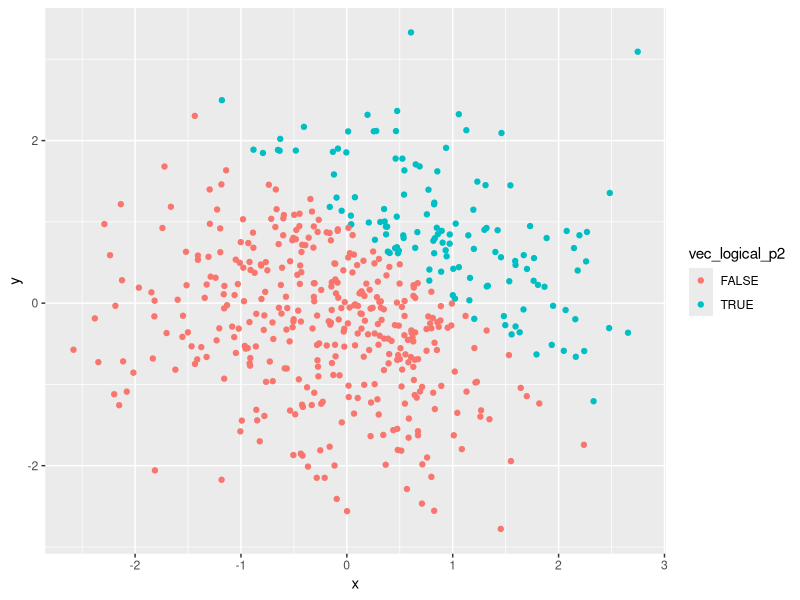
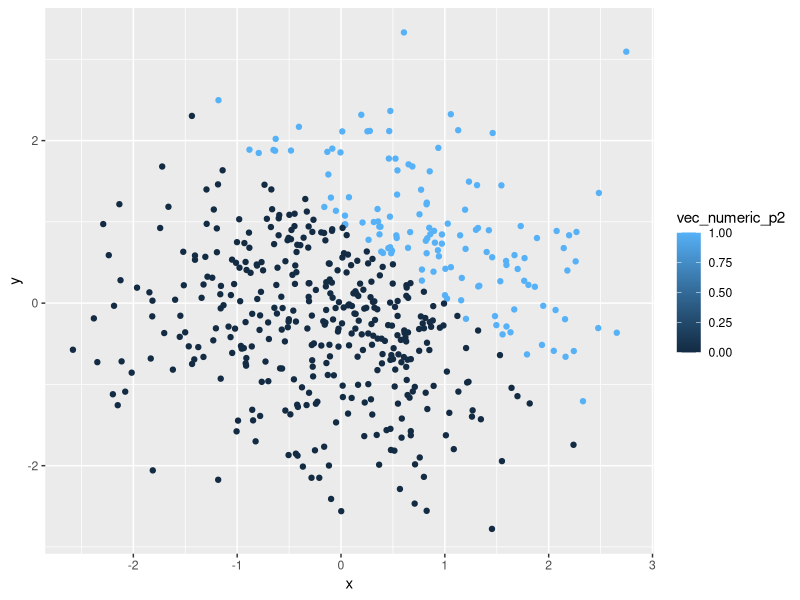
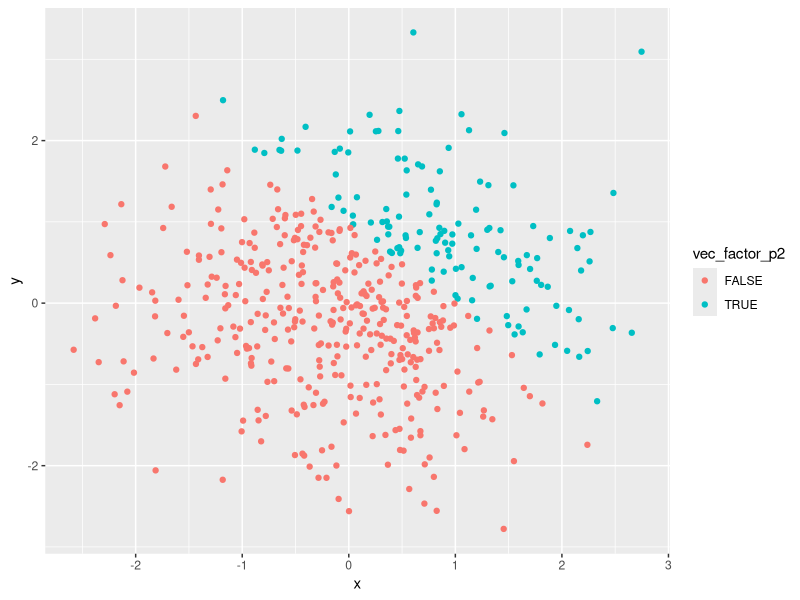
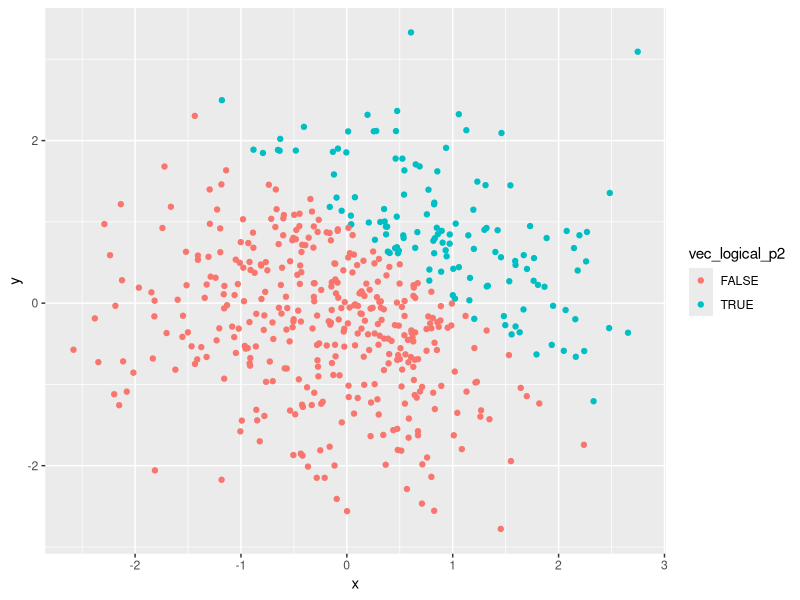

Write R code to recreate these figures, in order.
## ---- chunk 1
#Loading required packages
library(tidyverse)
## ---- chunk 2
set.seed(1234) #Set seed to guarantee reproducible results

#Create data set
Problem1_df=tibble(
  x_p1 = rnorm(n = 8, mean = 0, sd = 1),
  vec_logical_p1 = c(x_p1 > 0),
  vec_char_p1 = c("a","b","c","d","e","f","g","h"),
  vec_factor_p1 = factor(c("Red","Red","Blue","Red","Green","Green","Red","Red"))
  )
## ---- chunk 3
mean(pull(Problem1_df, x_p1))

mean(pull(Problem1_df, vec_logical_p1))

mean(pull(Problem1_df, vec_char_p1)) 

mean(pull(Problem1_df, vec_factor_p1))
## ---- chunk 4
#Converting logical, character, and factor vectors to numeric vectors
as.numeric(pull(Problem1_df, vec_logical_p1))

as.numeric(pull(Problem1_df, vec_char_p1))

as.numeric(pull(Problem1_df, vec_factor_p1))
## ---- chunk 5
as.numeric(
  pull(Problem1_df, vec_logical_p1)) * 
  pull(Problem1_df, x_p1)

as.factor(
  pull(Problem1_df, vec_logical_p1)) * 
  pull(Problem1_df, x_p1)

as.numeric(
  as.factor(
    pull(Problem1_df, vec_logical_p1))) *
  pull(Problem1_df, x_p1)
## ---- chunk 6
set.seed(12345) #Set seed to guarantee reproducible results

#Create data set
Problem2_df=tibble(
  x = rnorm(n = 500, mean = 0, sd = 1),
  y = rnorm(n = 500, mean = 0, sd = 1),
  vec_logical_p2 = c(x + y > 1),
  vec_numeric_p2 = as.numeric(vec_logical_p2),
  vec_factor_p2 = as.factor(vec_logical_p2)
  )
## ---- chunk 7
#Scatterplot of y vs x (coloring points using logical variable)
Plot1 = ggplot(Problem2_df, aes(x = x, y = y, color = vec_logical_p2)) + 
  geom_point()

Plot1
## ---- chunk 8
#Scatterplot of y vs x (coloring points using numeric variable)
Plot2 = ggplot(Problem2_df, aes(x = x, y = y, color = vec_numeric_p2)) + 
  geom_point()

Plot2
## ---- chunk 9
#Scatterplot of y vs x (coloring points using factor variable)
Plot3 = ggplot(Problem2_df, aes(x = x, y = y, color = vec_factor_p2)) + 
  geom_point()

Plot3
## ---- chunk 10
ggsave(filename = "Problem2_Plot1.pdf", 
       plot = Plot1,
       height = 4,
       width = 6
       )
